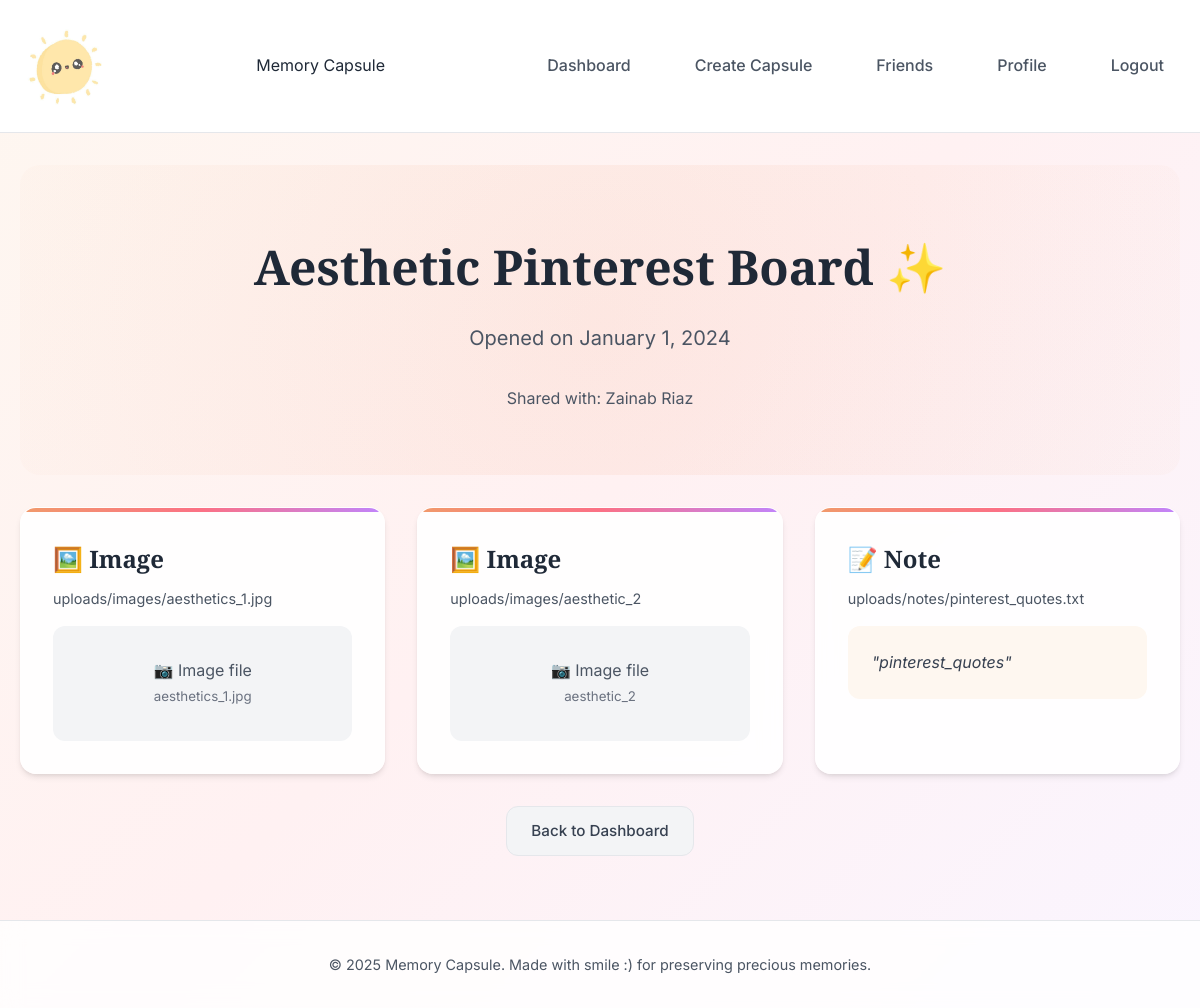
/view-capsule.php?id=2 (signed in), run on the app's committed database.
### tables this page shows
CREATE TABLE `capsules` (
  `capsule_id` int(11) NOT NULL,
  `user_id` int(11) NOT NULL,
  `title` varchar(100) DEFAULT NULL,
  `open_date` date DEFAULT NULL,
  `is_locked` tinyint(1) DEFAULT 1
);

CREATE TABLE `capsule_contents` (
  `content_id` int(11) NOT NULL,
  `capsule_id` int(11) NOT NULL,
  `content_type` enum('video','image','note') DEFAULT NULL,
  `content_path` text DEFAULT NULL
);

### includes/functions.php (called while the page is built, shortened)
<?php
function getCapsuleContents($pdo, $capsule_id) {
    $stmt = $pdo->prepare("SELECT * FROM capsule_contents WHERE capsule_id = ?");
    $stmt->execute([$capsule_id]);
    return $stmt->fetchAll();
}
function formatDate($date) {
    return date('F j, Y', strtotime($date));
}
?>

### view-capsule.php (the view, shortened to what this page needs)
<?php
require_once 'config/database.php';
require_once 'includes/functions.php';
$capsule_id = $_GET['id'] ?? 0;
$stmt = $pdo->prepare("
    SELECT c.*,
           GROUP_CONCAT(DISTINCT CONCAT(f.first_name, ' ', f.last_name) SEPARATOR ', ') as friends
    FROM capsules c
    LEFT JOIN friend_capsule_relation fcr ON c.capsule_id = fcr.capsule_id
    LEFT JOIN friends f ON fcr.friend_id = f.friend_id
    WHERE c.capsule_id = ? AND c.user_id = ?
    GROUP BY c.capsule_id
");
$stmt->execute([$capsule_id, $_SESSION['user_id']]);
$capsule = $stmt->fetch();
$contents = getCapsuleContents($pdo, $capsule_id);
?>
<!DOCTYPE html>
<html lang="en">
<head>
    <link rel="stylesheet" href="assets/css/style.css">
</head>
<body>
    <?php include 'includes/header.php'; ?>
    <main class="container">
        <div class="hero">
            <h1 class="hero-title"><?php echo htmlspecialchars($capsule['title']); ?> ✨</h1>
            <p class="hero-subtitle">Opened on <?php echo formatDate($capsule['open_date']); ?></p>
            <?php if ($capsule['friends']): ?>
                <p style="color: var(--gray-600); position: relative; z-index: 10;">
                    Shared with: <?php echo htmlspecialchars($capsule['friends']); ?>
                </p>
            <?php endif; ?>
        </div>
        <?php if (!empty($contents)): ?>
            <section class="card-grid">
                <?php foreach ($contents as $content): ?>
                    <div class="card">
                        <h3 class="capsule-title">
                            <?php
                            switch($content['content_type']) {
                                case 'image': echo '🖼️ Image'; break;
                                case 'note': echo '📝 Note'; break;
                            }
                            ?>
                        </h3>
                        <p class="capsule-date"><?php echo htmlspecialchars($content['content_path']); ?></p>
                        <?php if ($content['content_type'] === 'image'): ?>
                            <div style="background: var(--gray-100); border-radius: var(--border-radius); padding: 2rem; text-align: center; margin-top: 1rem;">
                                <p style="color: var(--gray-600);">📷 Image file</p>
                                <small style="color: var(--gray-500);"><?php echo basename($content['content_path']); ?></small>
                            </div>
                        <?php elseif ($content['content_type'] === 'note'): ?>
                            <div style="background: var(--primary-50); border-radius: var(--border-radius); padding: 1.5rem; margin-top: 1rem;">
                                <p style="color: var(--gray-700); font-style: italic;">
                                    "<?php echo htmlspecialchars(basename($content['content_path'], '.txt')); ?>"
                                </p>
                            </div>
                        <?php endif; ?>
                    </div>
                <?php endforeach; ?>
            </section>
        <?php endif; ?>
        <div class="text-center mt-8">
            <a href="index.php" class="btn btn-secondary">Back to Dashboard</a>
        </div>
    </main>
    <?php include 'includes/footer.php'; ?>
</body>
</html>

### assets/css/style.css (style rules this page uses)
:root { --primary-50: #fef7f0; --primary-100: #fdeee0; --primary-200: #fad9c1; --primary-300: #f6be97; --primary-400: #f19a6b; --primary-500: #ed7c4a; --primary-600: #de5f2f; --primary-700: #b84925; --primary-800: #933a24; --primary-900: #773021; --rose-50: #fff1f2; --rose-100: #ffe4e6; --rose-200: #fecdd3; --rose-300: #fda4af; --rose-400: #fb7185; --rose-500: #f43f5e; --rose-600: #e11d48; --purple-50: #faf5ff; --purple-100: #f3e8ff; --purple-200: #e9d5ff; --purple-300: #d8b4fe; --purple-400: #c084fc; --purple-500: #a855f7; --blue-50: #eff6ff; --blue-100: #dbeafe; --blue-200: #bfdbfe; --blue-300: #93c5fd; --blue-400: #60a5fa; --blue-500: #3b82f6; --gray-50: #f9fafb; --gray-100: #f3f4f6; --gray-200: #e5e7eb; --gray-300: #d1d5db; --gray-400: #9ca3af; --gray-500: #6b7280; --gray-600: #4b5563; --gray-700: #374151; --gray-800: #1f2937; --gray-900: #111827; --shadow-soft: 0 4px 6px -1px rgba(0, 0, 0, 0.1), 0 2px 4px -1px rgba(0, 0, 0, 0.06); --shadow-medium: 0 10px 15px -3px rgba(0, 0, 0, 0.1), 0 4px 6px -2px rgba(0, 0, 0, 0.05); --shadow-large: 0 20px 25px -5px rgba(0, 0, 0, 0.1), 0 10px 10px -5px rgba(0, 0, 0, 0.04); --border-radius: 12px; --border-radius-lg: 16px; --border-radius-xl: 20px; }
* { margin: 0; padding: 0; box-sizing: border-box; }
body { font-family: 'Inter', sans-serif; background: linear-gradient(135deg, var(--primary-50) 0%, var(--rose-50) 50%, var(--purple-50) 100%); min-height: 100vh; color: var(--gray-800); line-height: 1.6; }
.container { max-width: 1200px; margin: 0 auto; padding: 0 20px; }
.btn { display: inline-flex; align-items: center; gap: 0.5rem; padding: 0.75rem 1.5rem; border: none; border-radius: var(--border-radius); font-weight: 500; text-decoration: none; cursor: pointer; transition: all 0.3s ease; font-size: 0.95rem; text-align: center; position: relative; overflow: hidden; }
.btn::before { content: ''; position: absolute; top: 0; left: -100%; width: 100%; height: 100%; background: linear-gradient(90deg, transparent, rgba(255,255,255,0.2), transparent); transition: left 0.5s; }
.btn-secondary { background: var(--gray-100); color: var(--gray-700); border: 1px solid var(--gray-200); }
.card { background: rgba(255, 255, 255, 0.9); backdrop-filter: blur(10px); border-radius: var(--border-radius-lg); padding: 2rem; box-shadow: var(--shadow-soft); border: 1px solid rgba(255, 255, 255, 0.2); transition: all 0.3s ease; position: relative; overflow: hidden; }
.card::before { content: ''; position: absolute; top: 0; left: 0; right: 0; height: 4px; background: linear-gradient(90deg, var(--primary-400), var(--rose-400), var(--purple-400)); }
.card-grid { display: grid; grid-template-columns: repeat(auto-fill, minmax(320px, 1fr)); gap: 2rem; margin-top: 2rem; }
.capsule-title { font-family: 'Playfair Display', serif; font-size: 1.5rem; font-weight: 600; color: var(--gray-800); margin-bottom: 0.5rem; }
.capsule-date { color: var(--gray-600); font-size: 0.9rem; margin-bottom: 1rem; }
.hero { text-align: center; padding: 4rem 0; background: linear-gradient(135deg, rgba(255,255,255,0.1), rgba(255,255,255,0.05)); border-radius: var(--border-radius-xl); margin: 2rem 0; position: relative; overflow: hidden; }
.hero::before { content: ''; position: absolute; top: -50%; left: -50%; width: 200%; height: 200%; background: radial-gradient(circle, rgba(237,124,74,0.1) 0%, transparent 70%); animation: float 6s ease-in-out infinite; }
.hero-title { font-family: 'Playfair Display', serif; font-size: 3rem; font-weight: 700; color: var(--gray-800); margin-bottom: 1rem; position: relative; z-index: 10; }
.hero-subtitle { font-size: 1.25rem; color: var(--gray-600); margin-bottom: 2rem; position: relative; z-index: 10; }
.text-center { text-align: center; }
.mt-8 { margin-top: 2rem; }

### data on the page
capsules: title "Aesthetic Pinterest Board", open_date "January 1, 2024"
capsule_contents: content_type "🖼️ Image", content_path "uploads/images/aesthetics_1.jpg", content_path "aesthetics_1.jpg"
capsule_contents: content_type "🖼️ Image", content_path "uploads/images/aesthetic_2", content_path "aesthetic_2"
capsule_contents: content_type "📝 Note", content_path "uploads/notes/pinterest_quotes.txt", content_path "pinterest_quotes"

### other printed values
$capsule['friends'] "Zainab Riaz"
